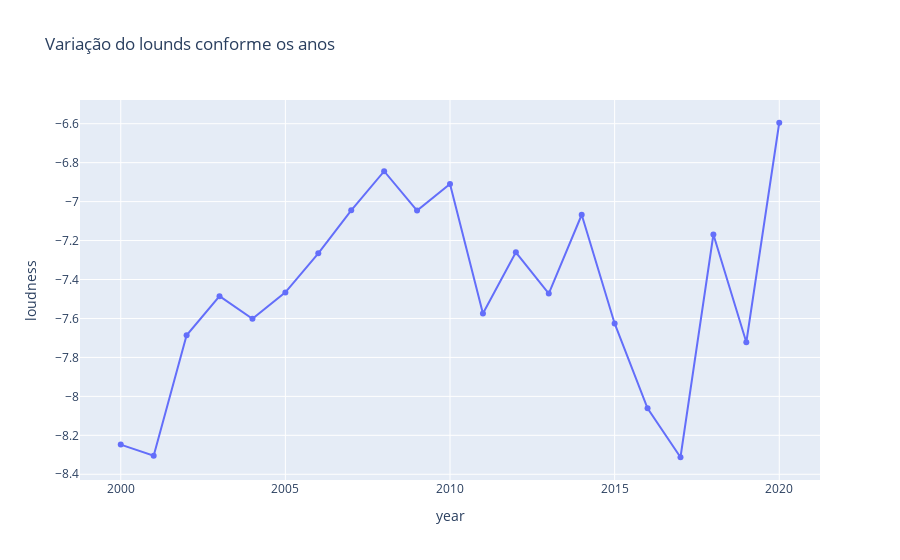

Notebook code for this chart:
### Markdown cell above
### `Anpalise Gráfica`

### Code cell
fig = px.line(df_anos, x = 'year', y = 'loudness', markers = True, title = 'Variação do lounds conforme os anos')
fig

### Figure 1 — Plotly figure (JSON) as saved in the notebook; plotly's stock layout.template omitted (floating-point values rounded to 4 significant figures)
{"data": [{"hovertemplate": "year=%{x}<br>loudness=%{y}<extra></extra>", "legendgroup": "", "line": {"color": "#636efa", "dash": "solid"}, "marker": {"symbol": "circle"}, "mode": "lines+markers", "name": "", "orientation": "v", "showlegend": false, "type": "scatter", "x": [2000, 2001, 2002, 2003, 2004, 2005, 2006, 2007, 2008, 2009, 2010, 2011, 2012, 2013, 2014, 2015, 2016, 2017, 2018, 2019, 2020], "xaxis": "x", "y": [-8.248, -8.305, -7.687, -7.486, -7.602, -7.466, -7.266, -7.045, -6.844, -7.046, -6.91, -7.575, -7.261, -7.472, -7.067, -7.626, -8.061, -8.313, -7.169, -7.722, -6.595], "yaxis": "y"}], "layout": {"legend": {"tracegroupgap": 0}, "title": {"text": "Variação do lounds conforme os anos"}, "xaxis": {"anchor": "y", "domain": [0, 1], "title": {"text": "year"}}, "yaxis": {"anchor": "x", "domain": [0, 1], "title": {"text": "loudness"}}}}
